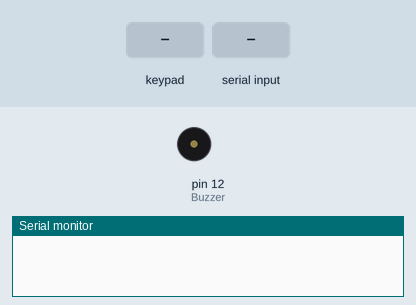
Recording of a sketch running on a simulated Arduino Uno, built with avr-gcc and run on an emulated ATmega328P. Shown: buzzer (waves = sounding), the last lines printed to the serial monitor. The test bench sets the inputs (shaded band).

Above: at 1.2 s.
1.3 s: keypad keys 1 1 1 0 9 8 pressed 0.4 s apart
At 1.4 s:
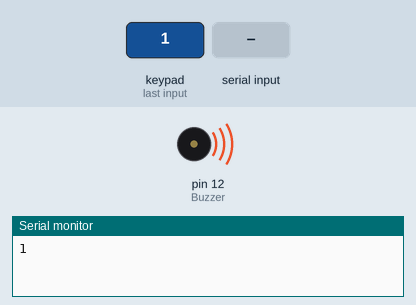
5.2 s: key '3' pressed
At 6.09 s:
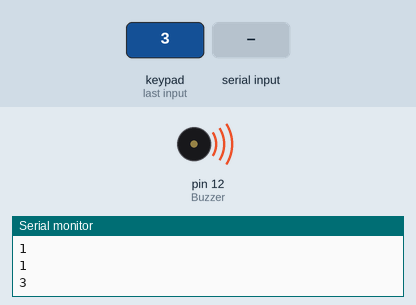
7.6 s: key '2' pressed
At 9.2 s:
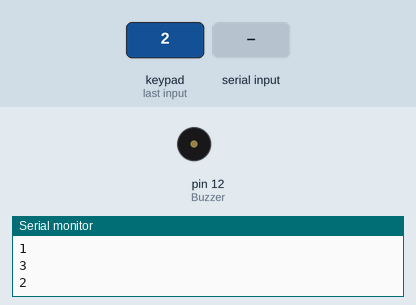
9.5 s: keypad keys 7 6 5 4 pressed 0.4 s apart
At 9.73 s:
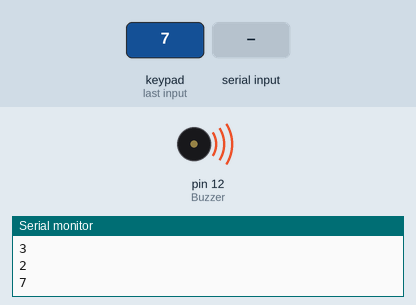
13.4 s: "S" received over Serial
At 14.56 s:
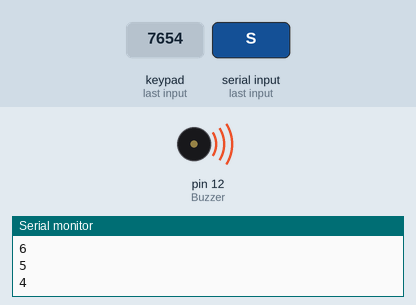
Timing chart, 0 to 17.4 s (numbered marks = the images above; inputs shaded):
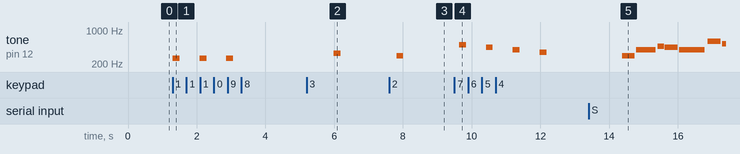

The sketch:

Lab07.ino
```cpp
//https://github.com/robsoncouto/arduino-songs
#include <Keypad.h>
#include "pitches.h"
#define KEY_ROWS 4  // 薄膜按鍵的列數
#define KEY_COLS 4   // 薄膜按鍵的行數

const byte Buzzer = 12;  //蜂鳴器的接角12
int notes[] = {NOTE_C4,NOTE_D4,NOTE_E4,NOTE_F4,NOTE_G4,NOTE_A4,NOTE_B4};
char index,ch;
const byte num = 8;
byte rowPins[KEY_ROWS] = {11, 10, 9, 8}; //Rows 0 to 3
byte colPins[KEY_COLS] = {7, 6, 5, 4}; //Columns 0 to 3
char keymap[KEY_ROWS][KEY_COLS] = {
  {'F', 'B', 'A', '0'},
  {'E', '3', '2', '1'},
  {'D', '6', '5', '4'},
  {'C', '9', '8', '7'}
};

Keypad keypad = Keypad(makeKeymap(keymap), rowPins, colPins, KEY_ROWS, KEY_COLS);

void setup() {
  Serial.begin(9600);
}

void loop(){
  if(Serial.available()){ //判斷緩衝區有無資料
    ch = Serial.read(); //從串列緩衝區讀取一個字元
      if(ch=='S' || ch=='s'){
        song();
      }
  }
  voice();
}

void voice(){
  char key = keypad.getKey();
  if((key - '1')>=0 && (key - '7')<=0){
    index = key-'1';
    tone(Buzzer,notes[index],200);  //發出指定音調維持200ms
    Serial.println(key);
  }
  delay(200*1.3);
}

void song(){
  int melody[] = {


  // Hedwig's theme fromn the Harry Potter Movies
  // Socre from https://musescore.com/user/3811306/scores/4906610

  REST, 2, NOTE_D4, 4,
  NOTE_G4, -4, NOTE_AS4, 8, NOTE_A4, 4,
  NOTE_G4, 2, NOTE_D5, 4,
  NOTE_C5, -2,
  NOTE_A4, -2,
  NOTE_G4, -4, NOTE_AS4, 8, NOTE_A4, 4,
  NOTE_F4, 2, NOTE_GS4, 4,
  NOTE_D4, -1,
  NOTE_D4, 4,

  NOTE_G4, -4, NOTE_AS4, 8, NOTE_A4, 4, //10
  NOTE_G4, 2, NOTE_D5, 4,
  NOTE_F5, 2, NOTE_E5, 4,
  NOTE_DS5, 2, NOTE_B4, 4,
  NOTE_DS5, -4, NOTE_D5, 8, NOTE_CS5, 4,
  NOTE_CS4, 2, NOTE_B4, 4,
  NOTE_G4, -1,
  NOTE_AS4, 4,

  NOTE_D5, 2, NOTE_AS4, 4,//18
  NOTE_D5, 2, NOTE_AS4, 4,
  NOTE_DS5, 2, NOTE_D5, 4,
  NOTE_CS5, 2, NOTE_A4, 4,
  NOTE_AS4, -4, NOTE_D5, 8, NOTE_CS5, 4,
  NOTE_CS4, 2, NOTE_D4, 4,
  NOTE_D5, -1,
  REST,4, NOTE_AS4,4,

  NOTE_D5, 2, NOTE_AS4, 4,//26
  NOTE_D5, 2, NOTE_AS4, 4,
  NOTE_F5, 2, NOTE_E5, 4,
  NOTE_DS5, 2, NOTE_B4, 4,
  NOTE_DS5, -4, NOTE_D5, 8, NOTE_CS5, 4,
  NOTE_CS4, 2, NOTE_AS4, 4,
  NOTE_G4, -1,

};

  int tempo = 144;
  int notes = sizeof(melody) / sizeof(melody[0]) / 2;
  int wholenote = (60000 * 4) / tempo;
  int divider = 0, noteDuration = 0;

  for (int thisNote = 0; thisNote < notes * 2; thisNote = thisNote + 2) {

    // calculates the duration of each note
    divider = melody[thisNote + 1];
    if (divider > 0) {
      // regular note, just proceed
      noteDuration = (wholenote) / divider;
    } else if (divider < 0) {
      // dotted notes are represented with negative durations!!
      noteDuration = (wholenote) / abs(divider);
      noteDuration *= 1.5; // increases the duration in half for dotted notes
    }

    // we only play the note for 90% of the duration, leaving 10% as a pause
    tone(Buzzer, melody[thisNote], noteDuration*0.9);

    // Wait for the specief duration before playing the next note.
    delay(noteDuration);

    // stop the waveform generation before the next note.
    noTone(Buzzer);
  }
}
```

pitches.h
```cpp
#define NOTE_B0  31
#define NOTE_C1  33
#define NOTE_CS1 35
#define NOTE_D1  37
#define NOTE_DS1 39
#define NOTE_E1  41
#define NOTE_F1  44
#define NOTE_FS1 46
#define NOTE_G1  49
#define NOTE_GS1 52
#define NOTE_A1  55
#define NOTE_AS1 58
#define NOTE_B1  62
#define NOTE_C2  65
#define NOTE_CS2 69
#define NOTE_D2  73
#define NOTE_DS2 78
#define NOTE_E2  82
#define NOTE_F2  87
#define NOTE_FS2 93
#define NOTE_G2  98
#define NOTE_GS2 104
#define NOTE_A2  110
#define NOTE_AS2 117
#define NOTE_B2  123
#define NOTE_C3  131
#define NOTE_CS3 139
#define NOTE_D3  147
#define NOTE_DS3 156
#define NOTE_E3  165
#define NOTE_F3  175
#define NOTE_FS3 185
#define NOTE_G3  196
#define NOTE_GS3 208
#define NOTE_A3  220
#define NOTE_AS3 233
#define NOTE_B3  247

#define NOTE_C4   262  //Do  第4八度
#define NOTE_CS4  277  //Do#
#define NOTE_D4   294  //Re
#define NOTE_DS4  311  //Re#
#define NOTE_E4   330  //Mi
#define NOTE_F4   349  //Fa
#define NOTE_FS4  370  //Fa#
#define NOTE_G4   392  //So
#define NOTE_GS4  415  //So#
#define NOTE_A4   440  //La
#define NOTE_AS4  466  //La#
#define NOTE_B4   494  //Si
#define NOTE_C5   523  //Do 第5八度

#define NOTE_CS5  554  //Do#
#define NOTE_D5   587  //Re
#define NOTE_DS5  622  //Re#
#define NOTE_E5   659  //Mi
#define NOTE_F5   698  //Fa
#define NOTE_FS5  740  //Fa#
#define NOTE_G5   784  //So
#define NOTE_GS5  831  //So#
#define NOTE_A5   880  //La
#define NOTE_AS5  932  //La#
#define NOTE_B5   988  //Si

#define NOTE_C6  1047
#define NOTE_CS6 1109
#define NOTE_D6  1175
#define NOTE_DS6 1245
#define NOTE_E6  1319
#define NOTE_F6  1397
#define NOTE_FS6 1480
#define NOTE_G6  1568
#define NOTE_GS6 1661
#define NOTE_A6  1760
#define NOTE_AS6 1865
#define NOTE_B6  1976
#define NOTE_C7  2093
#define NOTE_CS7 2217
#define NOTE_D7  2349
#define NOTE_DS7 2489
#define NOTE_E7  2637
#define NOTE_F7  2794
#define NOTE_FS7 2960
#define NOTE_G7  3136
#define NOTE_GS7 3322
#define NOTE_A7  3520
#define NOTE_AS7 3729
#define NOTE_B7  3951
#define NOTE_C8  4186
#define NOTE_CS8 4435
#define NOTE_D8  4699
#define NOTE_DS8 4978
#define REST      0
```

Measured:
- after the input at 1.3 s, tone on pin 12 (Buzzer): alternates 262 Hz for 0.20 s and silent for 0.58 s, 6 changes in all, then stays silent, starting at once
- after the input at 5.2 s, tone on pin 12 (Buzzer): silent → 330 Hz after 0.79 s, → silent 0.20 s later
- after the input at 7.6 s, tone on pin 12 (Buzzer): silent → 294 Hz after 0.21 s, → silent 0.20 s later
- after the input at 9.5 s, tone on pin 12 (Buzzer): plays 494 Hz for 0.20 s, 440 Hz for 0.20 s, 392 Hz for 0.20 s, 349 Hz for 0.20 s, starting after 0.14 s
- after the input at 13.4 s, tone on pin 12 (Buzzer): plays 294 Hz for 0.37 s, 392 Hz for 0.56 s, 466 Hz for 0.19 s, 440 Hz for 0.37 s, 392 Hz for 0.75 s, 587 Hz for 0.37 s … (7 notes in this stretch), starting after 0.98 s
